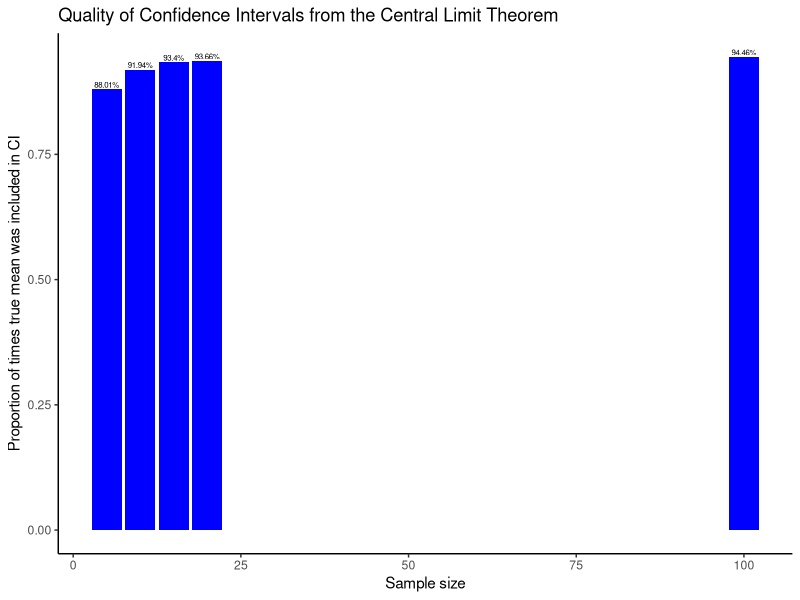

Write the R code that produced this figure.
# Instruction to ChatGPT:
# "write an R program that shows the quality of the 
# confidence intervals from the central limit theorem.  
# speficially, how often is the true mean included in the 
# confidence interval depending on the sample size?"

library(ggplot2)

# Generate random samples from a normal distribution
set.seed(123)
sample_size <- c(5, 10, 15, 20, 100)
samples_per_size <- 10000
true_mean <- 0
true_sd <- 1

results <- data.frame(matrix(ncol = samples_per_size + 1, nrow = length(sample_size)))
colnames(results) <- c("SampleSize", paste0("Sample", 1:samples_per_size))

for (i in 1:length(sample_size)) {
  n <- sample_size[i]
  results[i, 1] <- n
  for (j in 1:samples_per_size) {
    sample <- rnorm(n, mean = true_mean, sd = true_sd)
    mean_estimate <- mean(sample)
    sd_estimate <- sd(sample)
    ci <- mean_estimate + c(-1, 1) * qnorm(0.975) * sd_estimate / sqrt(n) # CTL approx. 95% confidence interval
    results[i, j + 1] <- (ci[1] <= true_mean & true_mean <= ci[2])
  }
}

# Calculate the proportion of times the true mean was included in the CI
proportions <- apply(results[, -1], 1, mean)
proportions_df <- data.frame(SampleSize = sample_size, Proportion = proportions)

proportions_df

# Plot the results
ggplot(proportions_df, aes(x = SampleSize, y = Proportion)) +
  geom_col(fill = "blue") +
  geom_text(aes(label = paste0(round(100 * Proportion, 2), "%")), position = position_dodge(width = 0.9), vjust = -0.25, size = 2) +
  xlab("Sample size") + ylab("Proportion of times true mean was included in CI") +
  ggtitle("Quality of Confidence Intervals from the Central Limit Theorem") +
  theme_classic()
